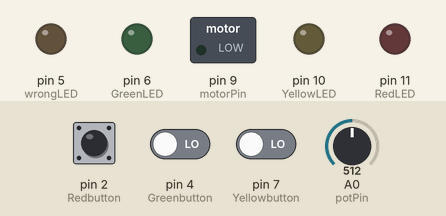
This sketch was run on a simulated Arduino Uno, built with avr-gcc and run on an emulated ATmega328P. Parts: switched loads named in the sketch (green lamp = pin HIGH), output pins drawn as LEDs (lit = HIGH). Inputs (shaded band) come from the test bench; at power-on: pin 4 (Greenbutton) LOW, pin 7 (Yellowbutton) LOW, pin 2 (Redbutton) LOW, A0 (potPin) = 512.

Above: at 1.2 s.
1.3 s: pin 4 (Greenbutton) driven HIGH and pin 7 (Yellowbutton) driven HIGH
At 2.6 s:
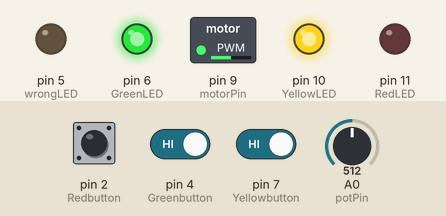
Timing chart, 0 to 9.8 s (numbered marks = the images above; inputs shaded):
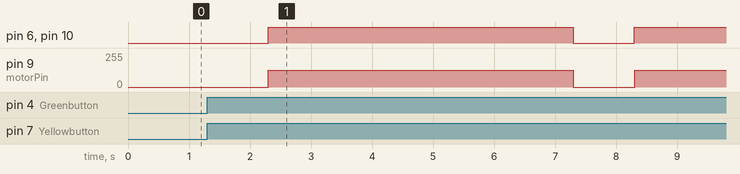

The sketch:

oldpattern.ino
```cpp
int RedLED = 11;
int GreenLED = 6;
int YellowLED = 10;
int wrongLED = 5;
int Redbutton= 2;
int Greenbutton = 4;
int Yellowbutton = 7;
int redval = 0;
int greenval = 0;
int yellval = 0; // variable for reading the pin status
int potPin = A0;
int motorPin = 9;
int potValue = 0;
int motorValue = 0;

void setup() {
  pinMode(RedLED, OUTPUT);  // declare LED as output
  pinMode(GreenLED, OUTPUT);
  pinMode(YellowLED, OUTPUT);
  pinMode(wrongLED, OUTPUT);
  pinMode(Redbutton, INPUT);
  pinMode(Greenbutton, INPUT);
  pinMode(Yellowbutton, INPUT);
  pinMode(motorPin, OUTPUT);
}

void loop(){

  redval = digitalRead(Redbutton); // read input value
  greenval = digitalRead(Greenbutton);
  yellval = digitalRead(Yellowbutton);
//  if (redval == HIGH)
//  {         // check if the input is HIGH (button released)
//    digitalWrite(RedLED, HIGH);  // turn LED ON
//    delay(5000);
//
//  }
//  else if (greenval == HIGH)
//  {         // check if the input is HIGH (button released)
//    digitalWrite(GreenLED, HIGH);  // turn LED ON
//    delay(5000);
//
//  }
//  else if (yellval == HIGH)
//  {         // check if the input is HIGH (button released)
//    digitalWrite(YellowLED, HIGH);  // turn LED ON
//    delay(5000);
//
//  }

  if(yellval == HIGH)
  {

    delay(1000);
    if (greenval == HIGH){

      digitalWrite(GreenLED, HIGH);
      digitalWrite(YellowLED, HIGH);
      potValue = analogRead(potPin);
      motorValue = map(potValue, 0, 1023, 0, 255);
      analogWrite(motorPin, motorValue);
      delay(5000);
      analogWrite(motorPin, LOW);
      digitalWrite(YellowLED, LOW);
      digitalWrite(GreenLED, LOW);

    }

     }
   else if (redval == HIGH && yellval == HIGH)
     {
      digitalWrite(wrongLED, HIGH);
      delay(100);
      digitalWrite(wrongLED, LOW);
      delay(100);
       digitalWrite(wrongLED, HIGH);
      delay(100);
       digitalWrite(wrongLED, LOW);
      delay(100);
       digitalWrite(wrongLED, HIGH);
      delay(100);
       digitalWrite(wrongLED, LOW);
      delay(100);
       digitalWrite(wrongLED, HIGH);
      delay(100);
       digitalWrite(wrongLED, LOW);
      delay(100);
      digitalWrite(YellowLED, LOW);
      digitalWrite(RedLED, LOW);
     }


}
```

Measured:
- after the input at 1.3 s, pin 6 (GreenLED), pin 10 (YellowLED): LOW → HIGH after 1.0 s, → LOW 5.0 s later, → HIGH 1.0 s later; pin 9 (motorPin): 0/255 → 127/255 after 1.0 s, → 0/255 5.0 s later, → 127/255 1.0 s later
